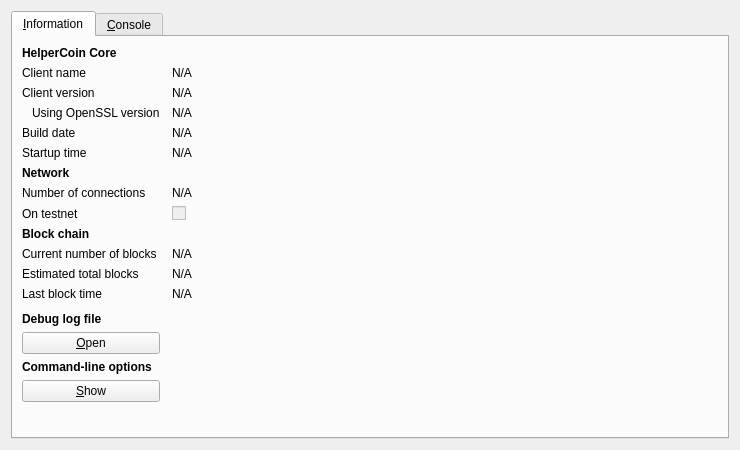
<?xml version="1.0" encoding="UTF-8"?>
<ui version="4.0">
 <class>RPCConsole</class>
 <widget class="QDialog" name="RPCConsole">
  <property name="geometry">
   <rect>
    <x>0</x>
    <y>0</y>
    <width>740</width>
    <height>450</height>
   </rect>
  </property>
  <property name="windowTitle">
   <string>HelperCoin - Debug window</string>
  </property>
  <layout class="QVBoxLayout" name="verticalLayout_2">
   <item>
    <widget class="QTabWidget" name="tabWidget">
     <property name="currentIndex">
      <number>0</number>
     </property>
     <widget class="QWidget" name="tab_info">
      <attribute name="title">
       <string>&amp;Information</string>
      </attribute>
      <layout class="QGridLayout" name="gridLayout" columnstretch="0,1">
       <property name="horizontalSpacing">
        <number>12</number>
       </property>
       <item row="0" column="0">
        <widget class="QLabel" name="label_9">
         <property name="font">
          <font>
           <weight>75</weight>
           <bold>true</bold>
          </font>
         </property>
         <property name="text">
          <string>HelperCoin Core</string>
         </property>
        </widget>
       </item>
       <item row="1" column="0">
        <widget class="QLabel" name="label_5">
         <property name="text">
          <string>Client name</string>
         </property>
        </widget>
       </item>
       <item row="1" column="1">
        <widget class="QLabel" name="clientName">
         <property name="cursor">
          <cursorShape>IBeamCursor</cursorShape>
         </property>
         <property name="text">
          <string>N/A</string>
         </property>
         <property name="textFormat">
          <enum>Qt::PlainText</enum>
         </property>
         <property name="textInteractionFlags">
          <set>Qt::LinksAccessibleByMouse|Qt::TextSelectableByKeyboard|Qt::TextSelectableByMouse</set>
         </property>
        </widget>
       </item>
       <item row="2" column="0">
        <widget class="QLabel" name="label_6">
         <property name="text">
          <string>Client version</string>
         </property>
        </widget>
       </item>
       <item row="2" column="1">
        <widget class="QLabel" name="clientVersion">
         <property name="cursor">
          <cursorShape>IBeamCursor</cursorShape>
         </property>
         <property name="text">
          <string>N/A</string>
         </property>
         <property name="textFormat">
          <enum>Qt::PlainText</enum>
         </property>
         <property name="textInteractionFlags">
          <set>Qt::LinksAccessibleByMouse|Qt::TextSelectableByKeyboard|Qt::TextSelectableByMouse</set>
         </property>
        </widget>
       </item>
       <item row="3" column="0">
        <widget class="QLabel" name="label_14">
         <property name="text">
          <string>Using OpenSSL version</string>
         </property>
         <property name="indent">
          <number>10</number>
         </property>
        </widget>
       </item>
       <item row="3" column="1">
        <widget class="QLabel" name="openSSLVersion">
         <property name="cursor">
          <cursorShape>IBeamCursor</cursorShape>
         </property>
         <property name="text">
          <string>N/A</string>
         </property>
         <property name="textFormat">
          <enum>Qt::PlainText</enum>
         </property>
         <property name="textInteractionFlags">
          <set>Qt::LinksAccessibleByMouse|Qt::TextSelectableByKeyboard|Qt::TextSelectableByMouse</set>
         </property>
        </widget>
       </item>
       <item row="4" column="0">
        <widget class="QLabel" name="label_12">
         <property name="text">
          <string>Build date</string>
         </property>
        </widget>
       </item>
       <item row="4" column="1">
        <widget class="QLabel" name="buildDate">
         <property name="cursor">
          <cursorShape>IBeamCursor</cursorShape>
         </property>
         <property name="text">
          <string>N/A</string>
         </property>
         <property name="textFormat">
          <enum>Qt::PlainText</enum>
         </property>
         <property name="textInteractionFlags">
          <set>Qt::LinksAccessibleByMouse|Qt::TextSelectableByKeyboard|Qt::TextSelectableByMouse</set>
         </property>
        </widget>
       </item>
       <item row="5" column="0">
        <widget class="QLabel" name="label_13">
         <property name="text">
          <string>Startup time</string>
         </property>
        </widget>
       </item>
       <item row="5" column="1">
        <widget class="QLabel" name="startupTime">
         <property name="cursor">
          <cursorShape>IBeamCursor</cursorShape>
         </property>
         <property name="text">
          <string>N/A</string>
         </property>
         <property name="textFormat">
          <enum>Qt::PlainText</enum>
         </property>
         <property name="textInteractionFlags">
          <set>Qt::LinksAccessibleByMouse|Qt::TextSelectableByKeyboard|Qt::TextSelectableByMouse</set>
         </property>
        </widget>
       </item>
       <item row="6" column="0">
        <widget class="QLabel" name="label_11">
         <property name="font">
          <font>
           <weight>75</weight>
           <bold>true</bold>
          </font>
         </property>
         <property name="text">
          <string>Network</string>
         </property>
        </widget>
       </item>
       <item row="7" column="0">
        <widget class="QLabel" name="label_7">
         <property name="text">
          <string>Number of connections</string>
         </property>
        </widget>
       </item>
       <item row="7" column="1">
        <widget class="QLabel" name="numberOfConnections">
         <property name="cursor">
          <cursorShape>IBeamCursor</cursorShape>
         </property>
         <property name="text">
          <string>N/A</string>
         </property>
         <property name="textFormat">
          <enum>Qt::PlainText</enum>
         </property>
         <property name="textInteractionFlags">
          <set>Qt::LinksAccessibleByMouse|Qt::TextSelectableByKeyboard|Qt::TextSelectableByMouse</set>
         </property>
        </widget>
       </item>
       <item row="8" column="0">
        <widget class="QLabel" name="label_8">
         <property name="text">
          <string>On testnet</string>
         </property>
        </widget>
       </item>
       <item row="8" column="1">
        <widget class="QCheckBox" name="isTestNet">
         <property name="enabled">
          <bool>false</bool>
         </property>
         <property name="text">
          <string/>
         </property>
        </widget>
       </item>
       <item row="9" column="0">
        <widget class="QLabel" name="label_10">
         <property name="font">
          <font>
           <weight>75</weight>
           <bold>true</bold>
          </font>
         </property>
         <property name="text">
          <string>Block chain</string>
         </property>
        </widget>
       </item>
       <item row="10" column="0">
        <widget class="QLabel" name="label_3">
         <property name="text">
          <string>Current number of blocks</string>
         </property>
        </widget>
       </item>
       <item row="10" column="1">
        <widget class="QLabel" name="numberOfBlocks">
         <property name="cursor">
          <cursorShape>IBeamCursor</cursorShape>
         </property>
         <property name="text">
          <string>N/A</string>
         </property>
         <property name="textFormat">
          <enum>Qt::PlainText</enum>
         </property>
         <property name="textInteractionFlags">
          <set>Qt::LinksAccessibleByMouse|Qt::TextSelectableByKeyboard|Qt::TextSelectableByMouse</set>
         </property>
        </widget>
       </item>
       <item row="11" column="0">
        <widget class="QLabel" name="label_4">
         <property name="text">
          <string>Estimated total blocks</string>
         </property>
        </widget>
       </item>
       <item row="11" column="1">
        <widget class="QLabel" name="totalBlocks">
         <property name="cursor">
          <cursorShape>IBeamCursor</cursorShape>
         </property>
         <property name="text">
          <string>N/A</string>
         </property>
         <property name="textFormat">
          <enum>Qt::PlainText</enum>
         </property>
         <property name="textInteractionFlags">
          <set>Qt::LinksAccessibleByMouse|Qt::TextSelectableByKeyboard|Qt::TextSelectableByMouse</set>
         </property>
        </widget>
       </item>
       <item row="12" column="0">
        <widget class="QLabel" name="label_2">
         <property name="text">
          <string>Last block time</string>
         </property>
        </widget>
       </item>
       <item row="12" column="1">
        <widget class="QLabel" name="lastBlockTime">
         <property name="cursor">
          <cursorShape>IBeamCursor</cursorShape>
         </property>
         <property name="text">
          <string>N/A</string>
         </property>
         <property name="textFormat">
          <enum>Qt::PlainText</enum>
         </property>
         <property name="textInteractionFlags">
          <set>Qt::LinksAccessibleByMouse|Qt::TextSelectableByKeyboard|Qt::TextSelectableByMouse</set>
         </property>
        </widget>
       </item>
       <item row="13" column="0">
        <spacer name="verticalSpacer_2">
         <property name="orientation">
          <enum>Qt::Vertical</enum>
         </property>
         <property name="sizeHint" stdset="0">
          <size>
           <width>20</width>
           <height>20</height>
          </size>
         </property>
        </spacer>
       </item>
       <item row="14" column="0">
        <widget class="QLabel" name="labelDebugLogfile">
         <property name="font">
          <font>
           <weight>75</weight>
           <bold>true</bold>
          </font>
         </property>
         <property name="text">
          <string>Debug log file</string>
         </property>
        </widget>
       </item>
       <item row="15" column="0">
        <widget class="QPushButton" name="openDebugLogfileButton">
         <property name="toolTip">
          <string>Open the HelperCoin debug log file from the current data directory. This can take a few seconds for large log files.</string>
         </property>
         <property name="text">
          <string>&amp;Open</string>
         </property>
         <property name="autoDefault">
          <bool>false</bool>
         </property>
        </widget>
       </item>
       <item row="16" column="0">
        <widget class="QLabel" name="labelCLOptions">
         <property name="font">
          <font>
           <weight>75</weight>
           <bold>true</bold>
          </font>
         </property>
         <property name="text">
          <string>Command-line options</string>
         </property>
        </widget>
       </item>
       <item row="17" column="0">
        <widget class="QPushButton" name="showCLOptionsButton">
         <property name="toolTip">
          <string>Show the HelperCoin-Qt help message to get a list with possible HelperCoin command-line options.</string>
         </property>
         <property name="text">
          <string>&amp;Show</string>
         </property>
         <property name="autoDefault">
          <bool>false</bool>
         </property>
        </widget>
       </item>
       <item row="18" column="0">
        <spacer name="verticalSpacer">
         <property name="orientation">
          <enum>Qt::Vertical</enum>
         </property>
         <property name="sizeHint" stdset="0">
          <size>
           <width>20</width>
           <height>40</height>
          </size>
         </property>
        </spacer>
       </item>
      </layout>
     </widget>
     <widget class="QWidget" name="tab_console">
      <attribute name="title">
       <string>&amp;Console</string>
      </attribute>
      <layout class="QVBoxLayout" name="verticalLayout_3">
       <property name="spacing">
        <number>3</number>
       </property>
       <item>
        <widget class="QTextEdit" name="messagesWidget">
         <property name="minimumSize">
          <size>
           <width>0</width>
           <height>100</height>
          </size>
         </property>
         <property name="readOnly">
          <bool>true</bool>
         </property>
         <property name="tabKeyNavigation" stdset="0">
          <bool>false</bool>
         </property>
         <property name="columnCount" stdset="0">
          <number>2</number>
         </property>
        </widget>
       </item>
       <item>
        <layout class="QHBoxLayout" name="horizontalLayout">
         <property name="spacing">
          <number>3</number>
         </property>
         <item>
          <widget class="QLabel" name="label">
           <property name="text">
            <string notr="true">&gt;</string>
           </property>
          </widget>
         </item>
         <item>
          <widget class="QLineEdit" name="lineEdit"/>
         </item>
         <item>
          <widget class="QPushButton" name="clearButton">
           <property name="maximumSize">
            <size>
             <width>24</width>
             <height>24</height>
            </size>
           </property>
           <property name="toolTip">
            <string>Clear console</string>
           </property>
           <property name="text">
            <string/>
           </property>
           <property name="icon">
            <iconset resource="../bitcoin.qrc">
             <normaloff>:/icons/remove</normaloff>:/icons/remove</iconset>
           </property>
           <property name="shortcut">
            <string notr="true">Ctrl+L</string>
           </property>
           <property name="autoDefault">
            <bool>false</bool>
           </property>
          </widget>
         </item>
        </layout>
       </item>
      </layout>
     </widget>
    </widget>
   </item>
  </layout>
 </widget>
 <resources>
  <include location="../bitcoin.qrc"/>
 </resources>
 <connections/>
</ui>
